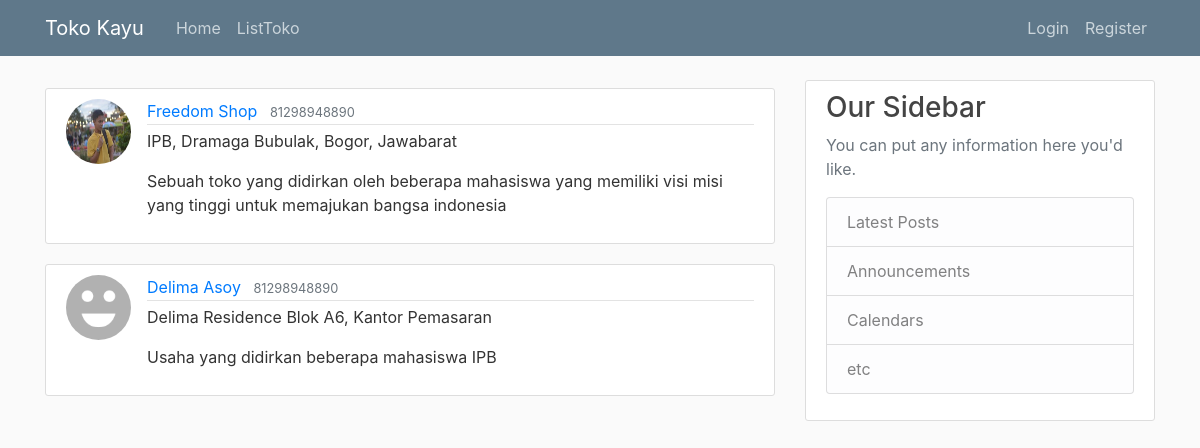
The page /customer/list/ on the database as committed earlier.
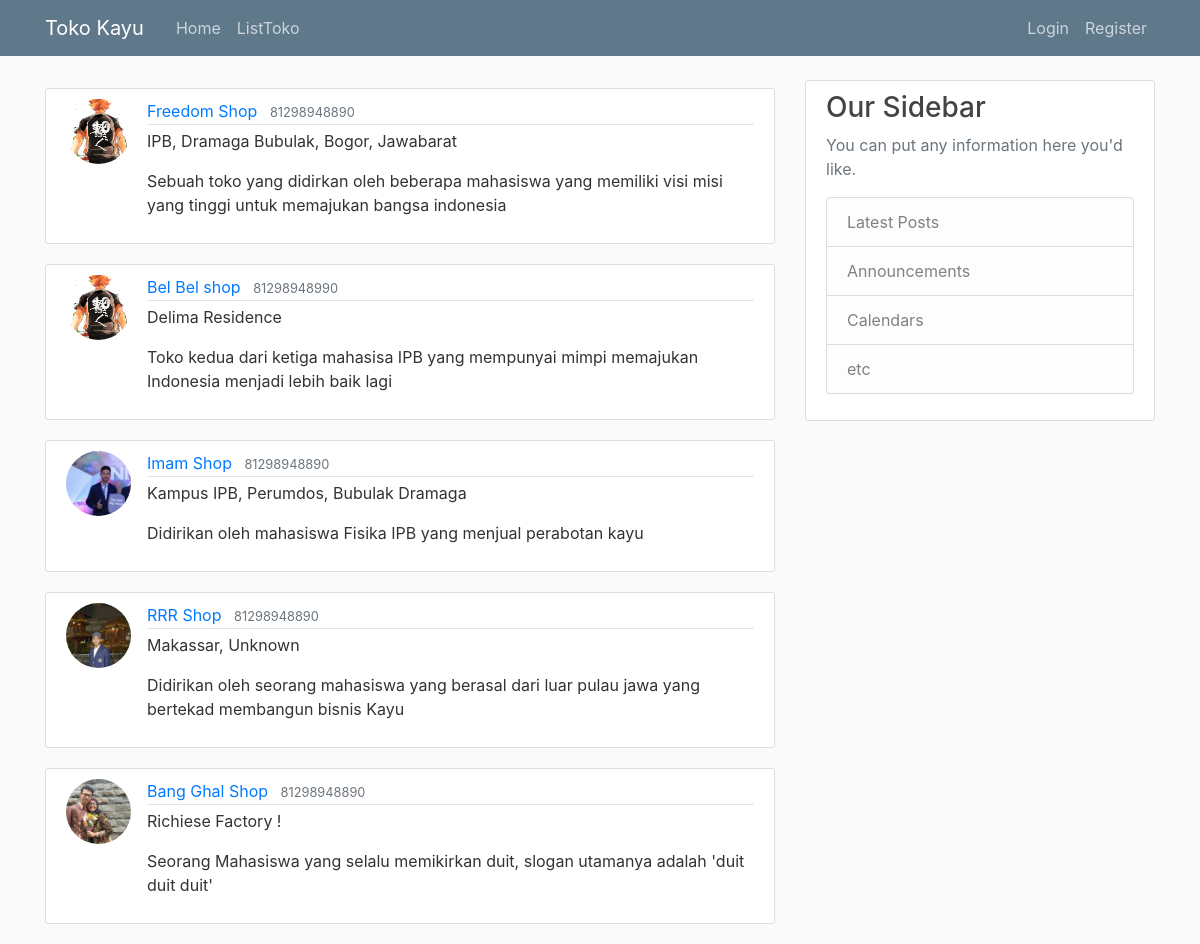
The same page on the database as committed later.
### customer/models.py (models this page shows, shortened)
class TokoModel(models.Model):
    nama_toko = models.CharField(max_length=20)
    no_telepon = models.IntegerField()
    alamat = models.TextField()
    deskripsi_singkat = models.TextField()
    nama_user = models.ForeignKey(User, default=None, on_delete=models.CASCADE)

### users/models.py (models this page shows, shortened)
class Profile(models.Model):
    user = models.OneToOneField(User, on_delete=models.CASCADE)
    image = models.ImageField(default='default.jpg', upload_to='profile_pics')

### customer/views.py (the view)
class TokoListView(ListView):
    model = TokoModel
    template_name = 'customer/list.html'  # <app>/<model>_<view type>.html
    context_object_name = 'Toko'

### customer/templates/customer/list.html (shortened to what this page needs)
{% extends "base.html" %}
{% block content %}
    {% for toko in Toko %}
        <article class="media content-section">
          <img class="rounded-circle article-img" src="{{toko.nama_user.profile.image.url}}">
          <div class="media-body">
            <div class="article-metadata">
              <a class="mr-2" href="{% url 'customer:toko-detail' toko.id %}">{{ toko.nama_toko }}</a>
              <small class="text-muted">{{ toko.no_telepon }}</small>
            </div>
            <p class="article-content">{{ toko.alamat }}</p>
            <p class="article-content">{{ toko.deskripsi_singkat }}</p>
          </div>
        </article>
    {% endfor %}
{% endblock content %}

### templates/base.html (shortened to what this page needs)
{% load static %}
<!DOCTYPE html>
<html>
<head>
    <link rel="stylesheet" href="https://maxcdn.bootstrapcdn.com/bootstrap/4.0.0/css/bootstrap.min.css">
    <link rel="stylesheet" type="text/css" href="{% static 'customer/main.css' %}">
</head>
<body>
    <header class="site-header">
      <nav class="navbar navbar-expand-md navbar-dark bg-steel fixed-top">
        <div class="container">
          <a class="navbar-brand mr-4" href="{% url 'index' %}">Toko Kayu</a>
          <div class="collapse navbar-collapse" id="navbarToggle">
            <div class="navbar-nav mr-auto">
              <a class="nav-item nav-link" href="{% url 'index' %}">Home</a>
              <a class="nav-item nav-link" href="{% url 'customer:list' %}">ListToko</a>
            </div>
            <div class="navbar-nav">
              {% if user.is_authenticated %}
                <a class="nav-item nav-link" href="{% url 'profile' %}">Profile</a>
                <a class="nav-item nav-link" href="{% url 'customer:toko-create' %}">BuatToko</a>
                <a class="nav-item nav-link" href="{% url 'barang-create' %}">JualBarang</a>
                <a class="nav-item nav-link" href="{% url 'logout' %}">Logout</a>
              {% else %}
                <a class="nav-item nav-link" href="{% url 'login' %}">Login</a>
                <a class="nav-item nav-link" href="{% url 'register' %}">Register</a>
              {% endif %}
            </div>
          </div>
        </div>
      </nav>
    </header>
    <main role="main" class="container">
      <div class="row">
        <div class="col-md-8">
          {% block content %}{% endblock %}
        </div>
        <div class="col-md-4">
          <div class="content-section">
            <h3>Our Sidebar</h3>
            <p class='text-muted'>You can put any information here you'd like.
              <ul class="list-group">
                <li class="list-group-item list-group-item-light">Latest Posts</li>
                <li class="list-group-item list-group-item-light">Announcements</li>
                <li class="list-group-item list-group-item-light">Calendars</li>
                <li class="list-group-item list-group-item-light">etc</li>
              </ul>
            </p>
          </div>
        </div>
      </div>
    </main>
</body>
</html>

### customer/static/customer/main.css (style rules this page uses)
body { background: #fafafa; color: #333333; margin-top: 5rem; }
h1, h2, h3, h4, h5, h6 { color: #444444; }
ul { margin: 0; }
.bg-steel { background-color: #5f788a; }
.site-header .navbar-nav .nav-link { color: #cbd5db; }
.content-section { background: #ffffff; padding: 10px 20px; border: 1px solid #dddddd; border-radius: 3px; margin-bottom: 20px; }
.article-content { white-space: pre-line; }
.article-img { height: 65px; width: 65px; margin-right: 16px; }
.article-metadata { padding-bottom: 1px; margin-bottom: 4px; border-bottom: 1px solid #e3e3e3 }

Rows that differ between the two databases and show on the page:
removed TokoModel: nama_user.profile.image (placeholder picture), nama_toko "Delima Asoy", no_telepon "81298948890", alamat "Delima Residence Blok A6, Kantor Pemasaran", deskripsi_singkat "Usaha yang didirkan beberapa mahasiswa IPB"
changed through a linked row, TokoModel "Freedom Shop": nama_user.profile.image: a different picture
added TokoModel: nama_user.profile.image (picture), nama_toko "Bel Bel shop", no_telepon "81298948990", alamat "Delima Residence", deskripsi_singkat "Toko kedua dari ketiga mahasisa IPB yang mempunyai mimpi memajukan Indonesia menjadi lebih baik lagi"
added TokoModel: nama_user.profile.image (picture), nama_toko "Imam Shop", no_telepon "81298948890", alamat "Kampus IPB, Perumdos, Bubulak Dramaga", deskripsi_singkat "Didirikan oleh mahasiswa Fisika IPB yang menjual perabotan kayu"
added TokoModel: nama_user.profile.image (picture), nama_toko "RRR Shop", no_telepon "81298948890", alamat "Makassar, Unknown", deskripsi_singkat "Didirikan oleh seorang mahasiswa yang berasal dari luar pulau jawa yang bertekad membangun bisnis Kayu"
added TokoModel: nama_user.profile.image (picture), nama_toko "Bang Ghal Shop", no_telepon "81298948890", alamat "Richiese Factory !", deskripsi_singkat "Seorang Mahasiswa yang selalu memikirkan duit, slogan utamanya adalah 'duit duit duit'"
